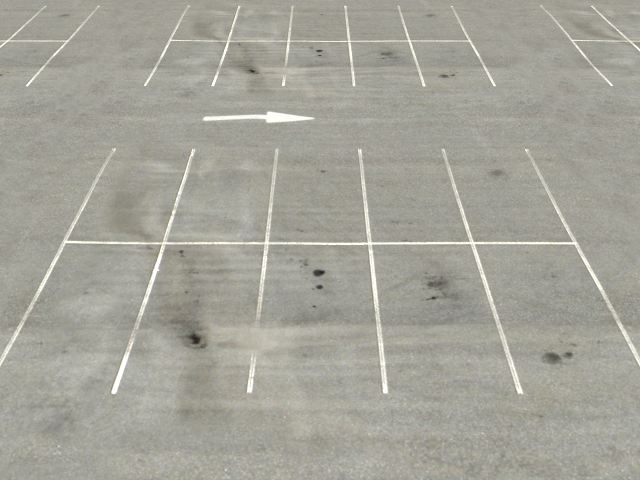
#> input picture lab4/sDQLM.png, 640 x 480 px
$ python line_detection.py
#> lines starting #> are read from the running program, lines starting #| are printed output that depends on the picture; after the words box and inside, x2 and y2 are one past the last pixel; in counts of white or black regions, pixels touching at a corner belong together
import cv2
import numpy as np

img = cv2.imread('sDQLM.png')
#> img is the input picture: shape (480, 640, 3); mean B, G, R 153.2, 163.3, 164.3
gray = cv2.cvtColor(img, cv2.COLOR_BGR2GRAY)
edges = cv2.Canny(gray, 50, 120)
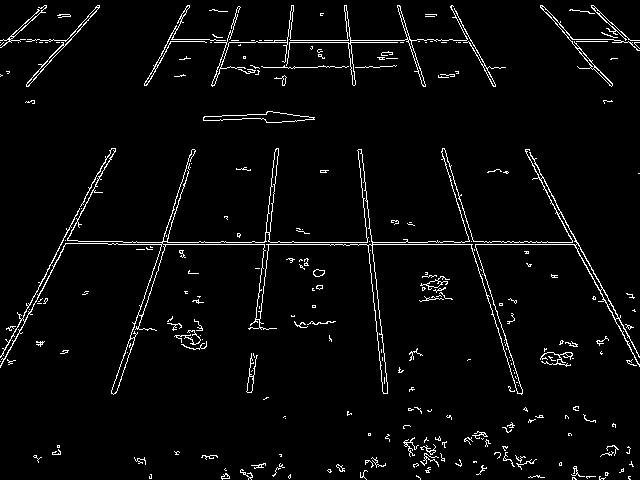
#> edges: shape (480, 640); 3.5% white in thin lines or dots
lines = cv2.HoughLinesP(edges, 1, np.pi/180.0, 20, minLineLength=20, maxLineGap=5)
#> lines = 112 rows, first 6: [108, 244, 578, 244], [251, 40, 416, 40], [501, 242, 577, 242], [151, 73, 183, 11], [348, 19, 355, 84], [397, 5, 423, 86]
for x1, x2, y1, y2 in lines[0]:
    cv2.line(img, (x1, y1), (x2, y2), (0, 255, 0), 2)
#> this loop made 1 pass
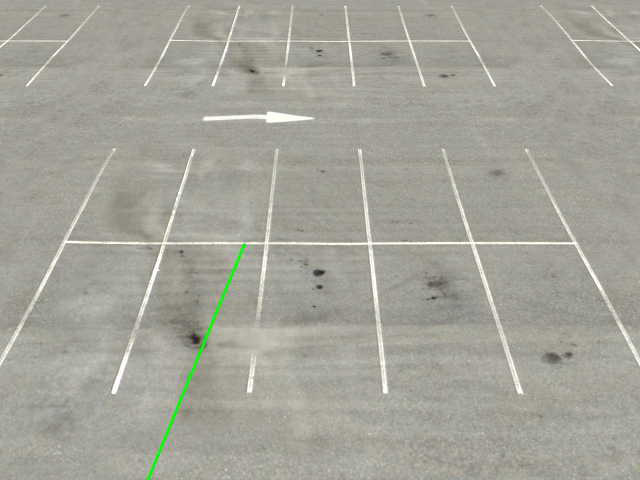
#> img: shape (480, 640, 3); 0.22% of pixels changed, all inside (x1, y1, x2, y2) = (147, 243, 246, 480)
cv2.imshow('edges', edges)
cv2.imshow('lines', img)
cv2.waitKey()
cv2.destroyAllWindows()
